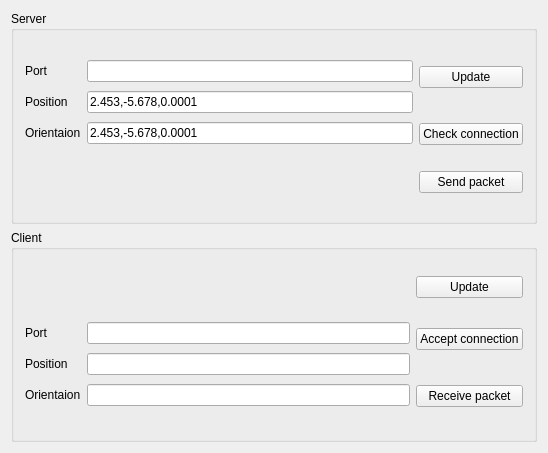
<?xml version="1.0" encoding="UTF-8"?>
<ui version="4.0">
 <class>Widget</class>
 <widget class="QWidget" name="Widget">
  <property name="geometry">
   <rect>
    <x>0</x>
    <y>0</y>
    <width>548</width>
    <height>453</height>
   </rect>
  </property>
  <property name="windowTitle">
   <string>Widget</string>
  </property>
  <layout class="QVBoxLayout" name="verticalLayout">
   <item>
    <widget class="QGroupBox" name="groupBox">
     <property name="title">
      <string>Server</string>
     </property>
     <layout class="QGridLayout" name="gridLayout_2">
      <item row="0" column="0" rowspan="2">
       <layout class="QGridLayout" name="gridLayout">
        <item row="0" column="0">
         <widget class="QLabel" name="label_5">
          <property name="text">
           <string>Port</string>
          </property>
         </widget>
        </item>
        <item row="0" column="1">
         <widget class="QLineEdit" name="edtServerPort">
          <property name="text">
           <string/>
          </property>
         </widget>
        </item>
        <item row="1" column="0">
         <widget class="QLabel" name="label">
          <property name="text">
           <string>Position</string>
          </property>
         </widget>
        </item>
        <item row="1" column="1">
         <widget class="QLineEdit" name="edtServerPos">
          <property name="text">
           <string>2.453,-5.678,0.0001</string>
          </property>
         </widget>
        </item>
        <item row="2" column="0">
         <widget class="QLabel" name="label_2">
          <property name="text">
           <string>Orientaion</string>
          </property>
         </widget>
        </item>
        <item row="2" column="1">
         <widget class="QLineEdit" name="edtServerOrientation">
          <property name="text">
           <string>2.453,-5.678,0.0001</string>
          </property>
         </widget>
        </item>
       </layout>
      </item>
      <item row="0" column="1">
       <widget class="QPushButton" name="btnServerUpdate">
        <property name="text">
         <string>Update</string>
        </property>
       </widget>
      </item>
      <item row="1" column="1">
       <widget class="QPushButton" name="btnServerCheckConnection">
        <property name="text">
         <string>Check connection</string>
        </property>
       </widget>
      </item>
      <item row="2" column="1">
       <widget class="QPushButton" name="btnServerSendPacket">
        <property name="text">
         <string>Send packet</string>
        </property>
       </widget>
      </item>
     </layout>
    </widget>
   </item>
   <item>
    <widget class="QGroupBox" name="groupBox_2">
     <property name="title">
      <string>Client</string>
     </property>
     <layout class="QGridLayout" name="gridLayout_4">
      <item row="0" column="1">
       <widget class="QPushButton" name="btnClientUpdate">
        <property name="text">
         <string>Update</string>
        </property>
       </widget>
      </item>
      <item row="1" column="0" rowspan="2">
       <layout class="QGridLayout" name="gridLayout_3">
        <item row="0" column="0">
         <widget class="QLabel" name="label_6">
          <property name="text">
           <string>Port</string>
          </property>
         </widget>
        </item>
        <item row="0" column="1">
         <widget class="QLineEdit" name="edtClientPort">
          <property name="text">
           <string/>
          </property>
         </widget>
        </item>
        <item row="1" column="0">
         <widget class="QLabel" name="label_4">
          <property name="text">
           <string>Position</string>
          </property>
         </widget>
        </item>
        <item row="1" column="1">
         <widget class="QLineEdit" name="edtClientPos"/>
        </item>
        <item row="2" column="0">
         <widget class="QLabel" name="label_3">
          <property name="text">
           <string>Orientaion</string>
          </property>
         </widget>
        </item>
        <item row="2" column="1">
         <widget class="QLineEdit" name="edtClientOrientation">
          <property name="text">
           <string/>
          </property>
         </widget>
        </item>
       </layout>
      </item>
      <item row="1" column="1">
       <widget class="QPushButton" name="btnClientAcceptConn">
        <property name="text">
         <string>Accept connection</string>
        </property>
       </widget>
      </item>
      <item row="2" column="1">
       <widget class="QPushButton" name="btnClientRecvPacket">
        <property name="text">
         <string>Receive packet</string>
        </property>
       </widget>
      </item>
     </layout>
    </widget>
   </item>
  </layout>
 </widget>
 <layoutdefault spacing="6" margin="11"/>
 <resources/>
 <connections/>
</ui>
